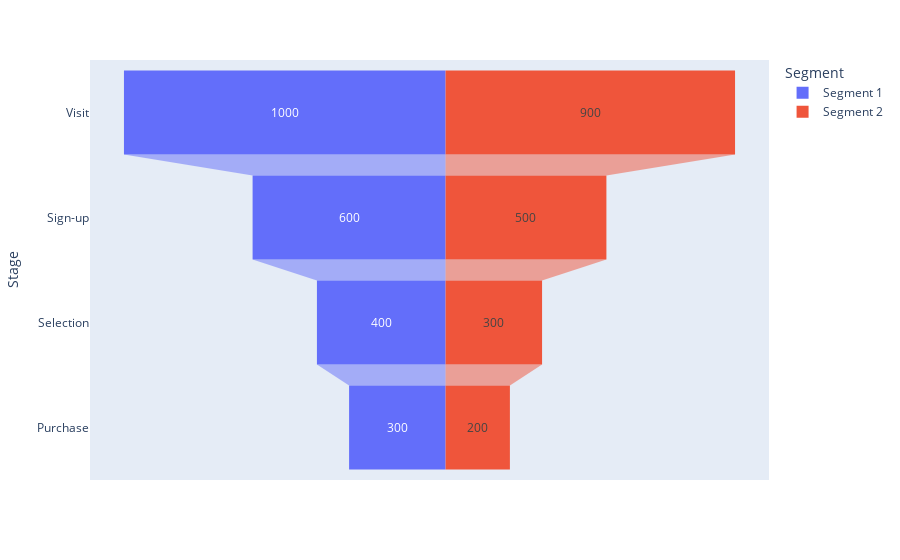

Notebook cell for this chart:
### Code cell
import plotly.express as px

# Example data
stages = ["Visit", "Sign-up", "Selection", "Purchase"]
values_segment_1 = [1000, 600, 400, 300]  # Example values for segment 1
values_segment_2 = [900, 500, 300, 200]   # Example values for segment 2

# Create a DataFrame to hold the data
funnel_data = {
    "Stage": stages * 2,  # Repeat stages for each segment
    "Value": values_segment_1 + values_segment_2,  # Combine values for both segments
    "Segment": ["Segment 1"]*len(stages) + ["Segment 2"]*len(stages)  # Identify the segment
}

df_funnel = pd.DataFrame(funnel_data)

# Create the funnel chart
fig = px.funnel(df_funnel, x='Value', y='Stage', color='Segment')

# Show the plot
fig.show()

### Figure 1 — Plotly figure (JSON) as saved in the notebook; plotly's stock layout.template omitted (floating-point values rounded to 4 significant figures)
{"data": [{"hovertemplate": "Segment=Segment 1<br>Value=%{x}<br>Stage=%{y}<extra></extra>", "legendgroup": "Segment 1", "marker": {"color": "#636efa"}, "name": "Segment 1", "orientation": "h", "showlegend": true, "type": "funnel", "x": [1000, 600, 400, 300], "xaxis": "x", "y": ["Visit", "Sign-up", "Selection", "Purchase"], "yaxis": "y"}, {"hovertemplate": "Segment=Segment 2<br>Value=%{x}<br>Stage=%{y}<extra></extra>", "legendgroup": "Segment 2", "marker": {"color": "#EF553B"}, "name": "Segment 2", "orientation": "h", "showlegend": true, "type": "funnel", "x": [900, 500, 300, 200], "xaxis": "x", "y": ["Visit", "Sign-up", "Selection", "Purchase"], "yaxis": "y"}], "layout": {"legend": {"title": {"text": "Segment"}, "tracegroupgap": 0}, "margin": {"t": 60}, "xaxis": {"anchor": "y", "domain": [0, 1], "title": {"text": "Value"}}, "yaxis": {"anchor": "x", "domain": [0, 1], "title": {"text": "Stage"}}}}
